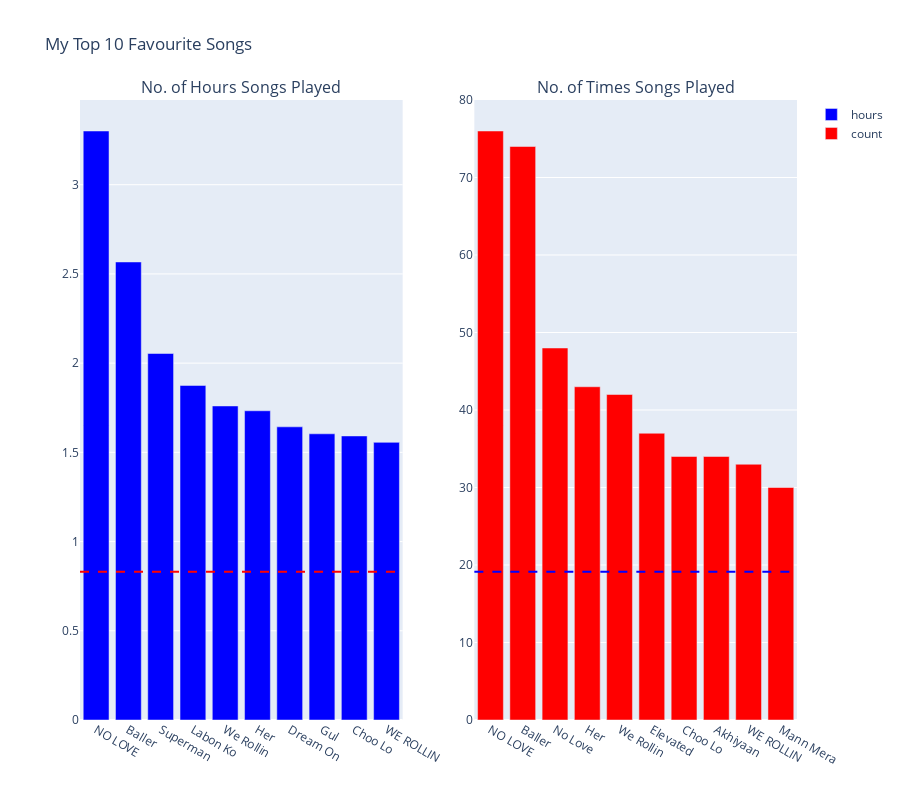

Notebook code for this chart:
### Code cell
import plotly.graph_objs as go
from plotly.subplots import make_subplots

# Setting up the subplots
fig = make_subplots(rows=1, cols=2, subplot_titles=("No. of Hours Songs Played", "No. of Times Songs Played"))

# Adding the traces to the subplots
fig.add_trace(go.Bar(x=top_10_songs_time_df.head(10).index, y=top_10_songs_time_df["Listening Time(Hours)"].head(10), marker_color='blue',name = 'hours'), row=1, col=1)
fig.add_hline(y=top_10_songs_time_df["Listening Time(Hours)"][:100].mean(), line_dash='dash', line_color='red', row=1, col=1)
fig.add_trace(go.Bar(x=top_10_songs_count_df.head(10).index, y=top_10_songs_count_df["Count"].head(10), marker_color='red', name='count'), row=1, col=2)
fig.add_hline(y=top_10_songs_count_df["Count"][:100].mean(), line_dash='dash', line_color='blue', row=1, col=2)

# Updating the layout of the subplots
fig.update_layout(title="My Top 10 Favourite Songs", height=800)

# Displaying the subplots
fig.show()

### Figure 1 — Plotly figure (JSON) as saved in the notebook; plotly's stock layout.template omitted (floating-point values rounded to 4 significant figures)
{"data": [{"marker": {"color": "blue"}, "name": "hours", "type": "bar", "x": ["NO LOVE", "Baller", "Superman", "Labon Ko", "We Rollin", "Her", "Dream On", "Gul", "Choo Lo", "WE ROLLIN"], "xaxis": "x", "y": [3.301, 2.567, 2.054, 1.875, 1.76, 1.733, 1.643, 1.604, 1.592, 1.556], "yaxis": "y"}, {"marker": {"color": "red"}, "name": "count", "type": "bar", "x": ["NO LOVE", "Baller", "No Love", "Her", "We Rollin", "Elevated", "Choo Lo", "Akhiyaan", "WE ROLLIN", "Mann Mera"], "xaxis": "x2", "y": [76, 74, 48, 43, 42, 37, 34, 34, 33, 30], "yaxis": "y2"}], "layout": {"annotations": [{"font": {"size": 16}, "showarrow": false, "text": "No. of Hours Songs Played", "x": 0.225, "xanchor": "center", "xref": "paper", "y": 1, "yanchor": "bottom", "yref": "paper"}, {"font": {"size": 16}, "showarrow": false, "text": "No. of Times Songs Played", "x": 0.775, "xanchor": "center", "xref": "paper", "y": 1, "yanchor": "bottom", "yref": "paper"}], "height": 800, "shapes": [{"line": {"color": "red", "dash": "dash"}, "type": "line", "x0": 0, "x1": 1, "xref": "x domain", "y0": 0.8307, "y1": 0.8307, "yref": "y"}, {"line": {"color": "blue", "dash": "dash"}, "type": "line", "x0": 0, "x1": 1, "xref": "x2 domain", "y0": 19.12, "y1": 19.12, "yref": "y2"}], "title": {"text": "My Top 10 Favourite Songs"}, "xaxis": {"anchor": "y", "domain": [0, 0.45]}, "xaxis2": {"anchor": "y2", "domain": [0.55, 1]}, "yaxis": {"anchor": "x", "domain": [0, 1]}, "yaxis2": {"anchor": "x2", "domain": [0, 1]}}}
